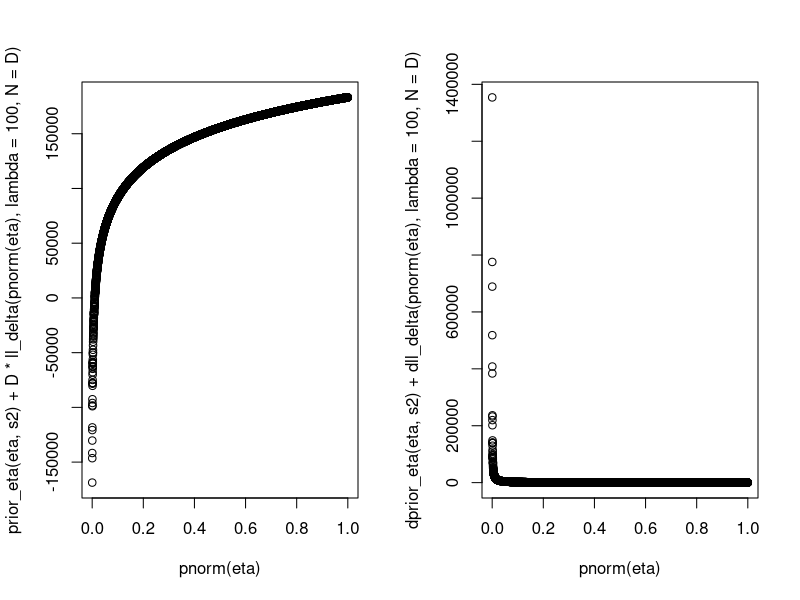

The R script that drew this image: (Note: this script raises an error after producing the figure.)
prior_eta = function(eta, s2) {
  dnorm(eta, 0, s2, log = TRUE)
}
ll_delta = function(delta, lambda = 100, N = 10) {
  N * log(delta * lambda) - log(delta * lambda + 1)
}

eta = sort(rnorm(10^4, 0, 1))

D = 200
s2 = 0.25
par(mfrow= c(1,2))
plot(pnorm(eta), prior_eta(eta, s2) + D * ll_delta(pnorm(eta), lambda = 100, N = D))


#first derivative of posterior
dprior_eta = function(eta, s2) {
 -eta/ (s2)
}
dll_delta = function(delta, lambda = 100, N = 10) {
  N / delta - lambda / (delta * lambda + 1)
}

plot(pnorm(eta), dprior_eta(eta, s2) + dll_delta(pnorm(eta), lambda = 100, N = D))


par(mfrow=c(1,3))

eta = sort(rnorm(5*10^3, 0, 1))
post = function(eta) {
  dnorm(eta, 0, 1, log = TRUE) + sum(vapply(edge2, function(d) {
    EdgeInEqZ(iJi[[d]], lambda[[d]], pnorm(eta))
  }, c(1))) / length(edge2)
}
posteta = vapply(eta, function(i){post(i)}, c(1))
plot(pnorm(eta), posteta)

# this time, 
# delta = 0.5600206
# > summary(sapply(lambda, function(d){mean(d)}))
#Min.   1st Qu.    Median      Mean   3rd Qu.      Max. 
#0.000e+00 2.000e+00 7.427e+03 4.192e+32 1.203e+13 2.767e+34 
#> summary(sapply(iJi, function(d){sum(d)}))
#Min. 1st Qu.  Median    Mean 3rd Qu.    Max. 
#1.00    3.00   10.00   19.17   28.00  127.00 


eta = sort(rnorm(5*10^3, 0, 1))
post = function(eta) {
  dnorm(eta, 0, 1, log = TRUE) + sum(vapply(edge2, function(d) {
    EdgeInEqZ(iJi[[d]], lambda[[d]], pnorm(eta))
  }, c(1))) / length(edge2)
}
posteta = vapply(eta, function(i){post(i)}, c(1))
plot(pnorm(eta), posteta)

#this time, 
# delta = 0.003549501
#> summary(sapply(lambda, function(d){mean(d)}))
#Min. 1st Qu.  Median    Mean 3rd Qu.    Max. 
#0.01253 0.02075 0.03899 0.03891 0.05018 0.28284 
#> summary(sapply(iJi, function(d){sum(d)}))
#Min. 1st Qu.  Median    Mean 3rd Qu.    Max.    NA's 
#1.000   1.000   1.000   1.514   1.000  12.000       2 


eta = sort(rnorm(5*10^3, 0, 1))
post = function(eta) {
  dnorm(eta, 0, 1, log = TRUE) + sum(vapply(edge2, function(d) {
    EdgeInEqZ(iJi[[d]], lambda[[d]], pnorm(eta))
  }, c(1))) / length(edge2)
}
posteta = vapply(eta, function(i){post(i)}, c(1))
plot(pnorm(eta), posteta)

#this time,
#delta = 2.545531e-05
#> summary(sapply(lambda, function(d){mean(d)}))
#Min.   1st Qu.    Median      Mean   3rd Qu.      Max. 
#0.000e+00 6.000e+00 2.168e+03 3.445e+15 9.863e+06 2.050e+17 
#> summary(sapply(iJi, function(d){sum(d)}))
#Min. 1st Qu.  Median    Mean 3rd Qu.    Max.    NA's 
#1.000   1.000   1.000   1.473   1.000  12.000       3 
